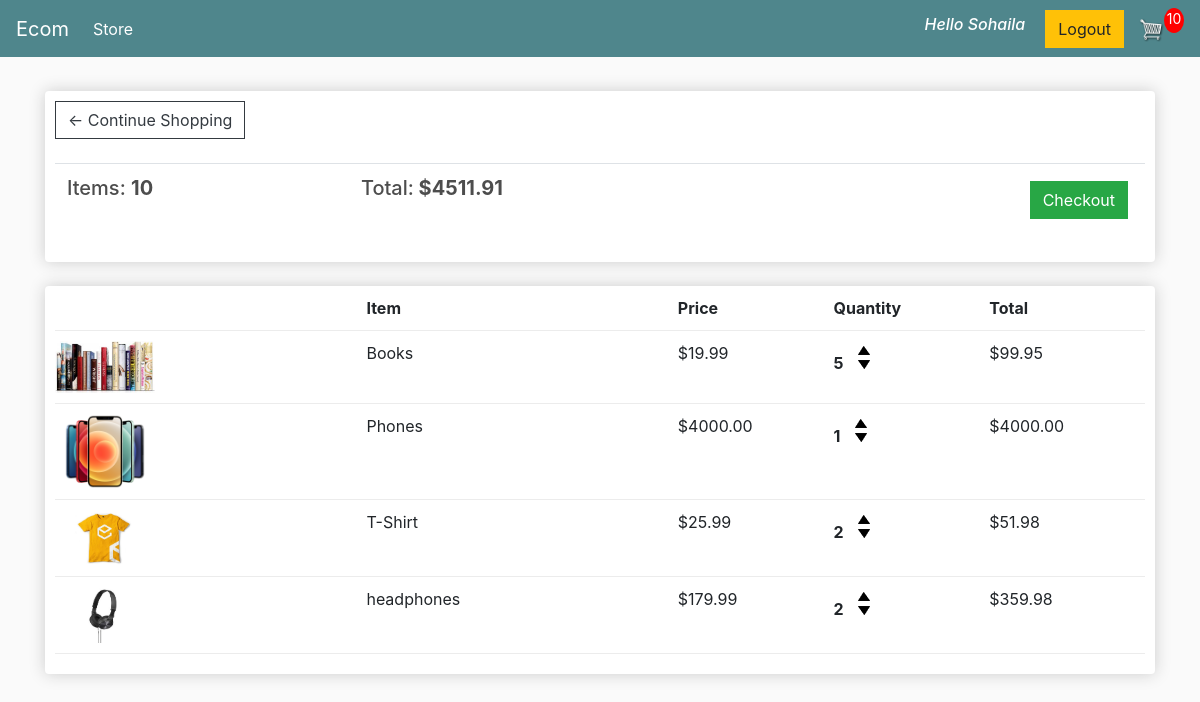
The app's page /cart/ (signed in) with its own data.
### store/models.py (models this page shows, shortened)
class Order(models.Model):
	customer = models.ForeignKey(Customer, on_delete=models.SET_NULL, null=True, blank=True)
	date_ordered = models.DateTimeField(auto_now_add=True)
	complete = models.BooleanField(default=False)
	transaction_id = models.CharField(max_length=100, null=True)

class OrderItem(models.Model):
	product = models.ForeignKey(Product, on_delete=models.SET_NULL, null=True)
	order = models.ForeignKey(Order, on_delete=models.SET_NULL, null=True)
	quantity = models.IntegerField(default=0, null=True, blank=True)
	date_added = models.DateTimeField(auto_now_add=True)
	@property
	def get_total(self):
		total = self.product.price * self.quantity
		return total

class Product(models.Model):
    name = models.CharField(max_length=200)
    description = models.CharField(max_length=200, null=True, blank=True)
    price = models.FloatField()
    digital = models.BooleanField(default=False,null=True, blank=True)
    image = models.ImageField(null=True, blank=True)
    @property
    def imageURL(self):
        try:
            url = self.image.url
        except:
            url = ''
        return url

### store/views.py (the view, shortened to what this page needs)
# urls.py: path('cart/', views.cart, name="cart"),
def cart(request):
    if request.user.is_authenticated:
        customer = get_customer(request.user)
        order, created = Order.objects.get_or_create(customer=customer, complete=False)
        items = order.orderitem_set.all()
        cartItems = order.get_cart_items
    context = {'items': items, 'order': order, 'cartItems': cartItems}
    return render(request, 'store/cart.html', context)

### store/models.py (called while the page is built)
    @property
    def get_cart_total(self):
        orderitems = self.orderitem_set.all()
        total = sum([item.get_total for item in orderitems])
        return total

    @property
    def get_cart_items(self):
        orderitems = self.orderitem_set.all()
        total = sum([item.quantity for item in orderitems])
        return total

### store/views.py (called while the page is built)
def get_customer(user):
    if not hasattr(user, 'customer'):
        return Customer.objects.create(user=user)
    return user.customer

### store/templates/store/cart.html
{% extends 'store/main.html' %}
{% load static %}
{% block content %}
<div class="row">
	<div class="col-lg-12">
		<div class="box-element">
                    <a  class="btn btn-outline-dark" href="{% url 'store' %}">&#x2190; Continue Shopping</a>
                    <br>
                    <br>
					<table class="table">
						<tr>
							<th><h5>Items: <strong>{{order.get_cart_items}}</strong></h5></th>
							<th><h5>Total:<strong> ${{order.get_cart_total|floatformat:2}}</strong></h5></th>
							<th>
								<a  style="float:right; margin:5px;" class="btn btn-success" href="{% url 'checkout' %}">Checkout</a>
							</th>
						</tr>
					</table>
               </div>
		<br>
		<div class="box-element">
	<div class="cart-row">
		<div style="flex:2"></div>
		<div style="flex:2"><strong>Item</strong></div>
		<div style="flex:1"><strong>Price</strong></div>
		<div style="flex:1"><strong>Quantity</strong></div>
		<div style="flex:1"><strong>Total</strong></div>
	</div>
{% for item in items %}
<div class="cart-row">
	<div style="flex:2"><img class="row-image" src="{{item.product.imageURL}}"></div>
	<div style="flex:2"><p>{{item.product.name}}</p></div>
	<div style="flex:1"><p>${{item.product.price|floatformat:2}}</p></div>
	<div style="flex:1">
		<p class="quantity">{{item.quantity}}</p>
		<div class="quantity">
			<img data-product="{{item.product.id}}" data-action="add" class="chg-quantity update-cart" src="{% static  'images/arrow-up.png' %}">
		<img data-product="{{item.product.id}}" data-action="remove" class="chg-quantity update-cart" src="{% static  'images/arrow-down.png' %}">
		</div>
	</div>
	<div style="flex:1"><p>${{item.get_total|floatformat:2}}</p></div></div>
	{% endfor %}
</div>
{% endblock content %}

### store/templates/store/main.html (shortened to what this page needs)
<!DOCTYPE html>
{% load static %}
<html>
<head>
	<link rel="stylesheet" href="https://stackpath.bootstrapcdn.com/bootstrap/4.4.1/css/bootstrap.min.css">
	<link rel="stylesheet" type="text/css" href="{% static 'css/main.css' %}">
</head>
<body>
  <nav class="navbar navbar-expand-lg navbar-dark bg-dark">
	  <a class="navbar-brand" href="{% url 'store' %}">Ecom</a>
	  <div class="collapse navbar-collapse" id="navbarSupportedContent">
	    <ul class="navbar-nav mr-auto">
	      <li class="nav-item active">
	        <a class="nav-link" href="{% url 'store' %}">Store <span class="sr-only">(current)</span></a>
	      </li>
	    </ul>
		<h1 class="custom-greeting">Hello {{request.user|title}}</h1>
		<div class="form-inline my-2 my-lg-0">
			{% if request.user.is_authenticated %}
			<form method="POST" action="{% url 'logout' %}">
				<button type="submit" class="btn btn-warning">
					Logout
				</button>
			</form> {% else %}
			<a href="{% url 'login' %}" class="btn btn-warning">Login</a>{% endif %}
			<a href="{% url 'cart' %}">
				<img id="cart-icon" src="{% static 'images/cart.png' %}">
			</a>
			<p id="cart-total">{{cartItems}}</p>
		</div>
	  </div>
	</nav>
         <div class="container">
                <br>
                {% block content %}
                 {% endblock content %}
         </div>
</body>
</html>

### static/css/main.css (style rules this page uses)
body { background-color: hsl(0, 0%, 98%); }
h1,h2,h3,h4,h5,h6 { color:hsl(0, 0%, 30%); }
.box-element { box-shadow:hsl(0, 0%, 80%) 0 0 16px; background-color: #fff; border-radius: 4px; padding: 10px; }
.bg-dark { background-color: #4f868c!important; }
#cart-icon { width:25px; display: inline-block; margin-left: 15px; }
#cart-total { display: block; text-align: center; color:#fff; background-color: red; width: 20px; height: 25px; border-radius: 50%; font-size: 14px; }
.col-lg-4, .col-lg-6, .col-lg-8, .col-lg-12 { margin-top: 10px; }
.btn { border-radius: 0; }
.row-image { width: 100px; }
.cart-row { display: flex; align-items: flex-stretch; padding-bottom: 10px; margin-bottom: 10px; border-bottom: 1px solid #ececec; }
.quantity { display: inline-block; font-weight: 700; padding-right:10px; }
.chg-quantity { width: 12px; cursor: pointer; display: block; margin-top: 5px; transition:.1s; }

### store/templates/store/main.html (style rules this page uses)
.custom-greeting { font-size: 16px; color: white; font-style: italic; margin-right: 20px; }
form { max-width: 400px; margin: 0 auto; }

### records on screen
Order: get_cart_items "10", get_cart_total "4511.91"
OrderItem: product.imageURL (picture), product.name "Books", product.price "19.99", quantity "5", get_total "99.95"
OrderItem: product.imageURL (picture), product.name "Phones", product.price "4000.00", quantity "1", get_total "4000.00"
OrderItem: product.imageURL (picture), product.name "T-Shirt", product.price "25.99", quantity "2", get_total "51.98"
OrderItem: product.imageURL (picture), product.name "headphones", product.price "179.99", quantity "2", get_total "359.98"

### other values on screen
{{ request.user|title }} "Sohaila"
{{ cartItems }} "10"
